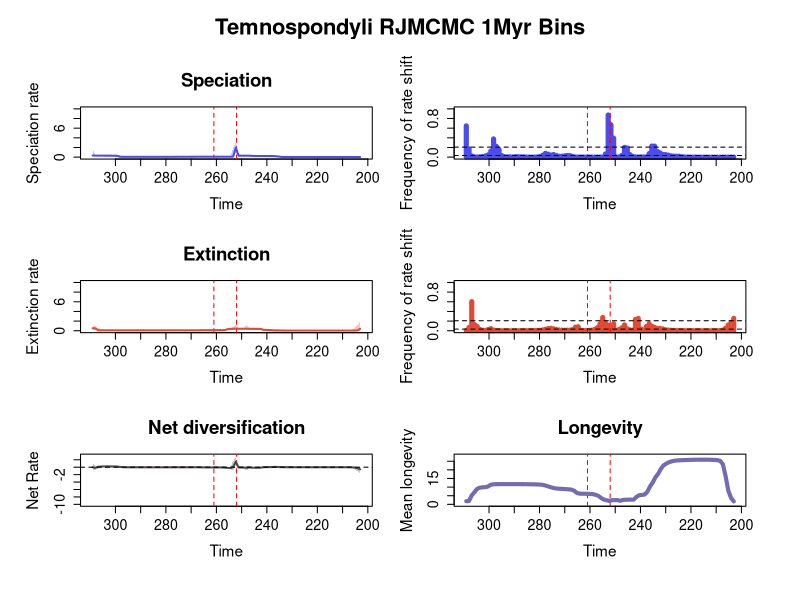

Source code (R):


pdf(file='C:/Users/SimoesLabAdmin/Documents/BDNN_Arielli/temnospondyli/mcmc_no_predictors/A_rjmcmc_sampled_every_20k/RTT_plots_final.pdf', width=11, height=11)
# Note: reducing the width of the pdf by any more will force the x axis tick labels back to every 20 ma from the custom 10 ma
par(mfrow=c(3,2), cex.main=1.7, cex.lab=1.4, cex.axis=1.3,
    oma=c(2, 2, 4, 2))     # outer margins for the entire figure
library(scales)

# Define custom tick positions at 10 MY intervals
x_ticks <- seq(-300, -200, by=10)
x_tick_labels <- abs(x_ticks)

# Calculate positions for the mass extinction events
perm_trias_extinction = -252 # End-Permian mass extinction (252 Ma)
guadalupian_extinction = -261 # Guadalupian extinction (261 Ma)

time=c(-203.049067095, -204.11947328500003,-205.189879475,-206.26028566500003,-207.330691855,-208.40109804500003,-209.471504235,-210.54191042500003,-211.612316615,-212.68272280500003,-213.753128995,-214.82353518500003,-215.893941375,-216.96434756500003,-218.034753755,-219.10515994500003,-220.175566135,-221.24597232500003,-222.316378515,-223.38678470500003,-224.457190895,-225.52759708500002,-226.598003275,-227.66840946500002,-228.738815655,-229.80922184500002,-230.879628035,-231.95003422500002,-233.020440415,-234.09084660500002,-235.161252795,-236.23165898500002,-237.302065175,-238.37247136500002,-239.442877555,-240.51328374500002,-241.583689935,-242.65409612500002,-243.724502315,-244.79490850500002,-245.865314695,-246.93572088500002,-248.006127075,-249.07653326500002,-250.146939455,-251.21734564500002,-252.287751835,-253.35815802500002,-254.428564215,-255.49897040500002,-256.56937659500005,-257.639782785,-258.710188975,-259.780595165,-260.85100135500005,-261.921407545,-262.991813735,-264.062219925,-265.13262611500005,-266.203032305,-267.273438495,-268.343844685,-269.41425087500005,-270.484657065,-271.555063255,-272.625469445,-273.69587563500005,-274.766281825,-275.836688015,-276.907094205,-277.97750039500005,-279.047906585,-280.118312775,-281.188718965,-282.25912515500005,-283.329531345,-284.399937535,-285.470343725,-286.54074991500005,-287.611156105,-288.681562295,-289.751968485,-290.82237467500005,-291.892780865,-292.963187055,-294.033593245,-295.10399943500005,-296.174405625,-297.244811815,-298.315218005,-299.38562419500005,-300.456030385,-301.526436575,-302.596842765,-303.66724895500005,-304.737655145,-305.808061335,-306.878467525,-307.94887371500005,-309.019279905)
rate=c(0.02418712352950747, 0.02416526015265455,0.024158825108776434,0.024158825108776434,0.02415943995885243,0.0241599154402284,0.024159922373254684,0.024160971087713465,0.02416236273161705,0.024163714802773045,0.024165816998243696,0.024173497563970234,0.02418448748147939,0.024199443897796935,0.024211857151744964,0.02422827609694233,0.02424560645142779,0.024282100451159822,0.02432976154912806,0.024387237971664755,0.02452197733084148,0.024848273913091398,0.025303301399661554,0.025725043124976053,0.02619488091959979,0.02690725722673236,0.027983939263885593,0.029221776292478897,0.031386490611770956,0.03724827476612283,0.11624186748875011,0.17702605527303567,0.22349402542492935,0.22550980705800633,0.22600367293589596,0.22721065083005776,0.22762948651966938,0.22859155080988958,0.23094826407749686,0.23770956712983177,0.26072850989505825,0.3011449612107728,0.30510208105407954,0.30398817136319656,0.3039011579877309,0.30852988976270435,1.9264791944227753,0.11697652558664029,0.09246013352731378,0.09156141920772223,0.0914877028632062,0.09143063822501961,0.09142032997410687,0.0913484784923054,0.09120387812715022,0.09105978575314642,0.09085437827543252,0.09062845471960561,0.09056019635412922,0.09047010428520244,0.09020306051797039,0.08779802848773818,0.08476313732432102,0.08245766929734483,0.08091820187770012,0.07976662470257326,0.07858898417196458,0.07607171190433043,0.07372897060372212,0.07182979979080636,0.06848874574843372,0.06534943057909172,0.0640385897081617,0.06366670837916114,0.06354049504923479,0.06347583900377572,0.06344930300223862,0.06344930300223862,0.06349439596345435,0.06365743243227648,0.0638893207610183,0.06434530059821152,0.06460130228545075,0.06473222155492217,0.06498374370406705,0.0651566422906682,0.06543371631401235,0.06633425012641525,0.0729069480926264,0.0924337484396473,0.2842409308746611,0.2981120705283432,0.3037499181389608,0.3073290175291431,0.30847304047137625,0.3085448786818368,0.3086451889975679,0.30876811221883504,0.31189493371347055,0.33793115357445447)
minHPD=c(0.007531274290502142, 0.00753622990671462,0.007649910678998141,0.007567477482754343,0.007568870325054388,0.0075935331977245646,0.007599723887775216,0.007611786846115032,0.007531274290502142,0.007611786846115032,0.007610937465487986,0.007608722545017287,0.0075935331977245646,0.007568870325054388,0.00767755770345168,0.0076189430546379,0.007681191215750186,0.007676875502820546,0.0075631481154083855,0.0075653132366769685,0.00720922649374376,0.006129948152560766,0.003528637487108255,0.005909860015400134,0.00767755770345168,0.007933049017420866,0.008410720735350107,0.00877539142524024,0.00877539142524024,0.008884647015435133,0.011775100905627897,0.015534377258507934,0.08393562410128472,0.08676927190467426,0.08644869312330057,0.08737086855272184,0.08746471071220037,0.08737086855272184,0.08737086855272184,0.08662979920683504,0.09034472932102998,0.1308498410832844,0.20431470543398103,0.20592729753752023,0.20652639546388651,0.1959408564281656,1.0330355184337525,0.045767771168885765,0.050999987743032334,0.05168786169570942,0.05242496715759512,0.05259312456971181,0.05168786169570942,0.051818726264590866,0.05177390067750504,0.05242496715759512,0.051818726264590866,0.05173273493858286,0.05177390067750504,0.05153388033731122,0.05073098643268271,0.0487631720204029,0.04574130679718441,0.04314049643763425,0.04236802517001539,0.04040501526828131,0.03917574169163644,0.03774945929963532,0.0361198889861233,0.03486582005145578,0.028843370990684177,0.024081358420064848,0.024796662644830134,0.025448179697492593,0.02545710383444905,0.02568785653378891,0.02576060163002052,0.026061255316347086,0.027431269756419668,0.027876365593263272,0.029013078658278887,0.03034498080028249,0.031011852646028373,0.030931816626894013,0.031008948438542846,0.030431973216047195,0.02955243941549357,0.022952209044503652,0.030118343362656244,0.03334455065073734,0.04778432224494453,0.07170186587659277,0.1728194656400393,0.1784055917637081,0.18154360207118475,0.17964085602248894,0.17964085602248894,0.17880128655168084,0.16369982109381306,0.16358686547452764)
maxHPD=c(0.04354837535958902, 0.043320489844819496,0.043320489844819496,0.04319850121638267,0.04317903435004532,0.043185160392153386,0.04318132684299908,0.04317903435004532,0.043093514308327203,0.04317903435004532,0.04317903435004532,0.04318132684299908,0.043185160392153386,0.043176240195019644,0.043320489844819496,0.043324995614562906,0.043502893655917446,0.04372179388053163,0.04384514665740728,0.044290896115968,0.04522201552124802,0.04804725824948675,0.07139157257950533,0.09997895953388165,0.11326684484686322,0.12557741394578045,0.1380843130108084,0.14899127776667825,0.17285064214162696,0.24014667443022514,0.2854289250008776,0.3111408687567717,0.3350939741534418,0.330907498737883,0.3292700386070069,0.32861342892822465,0.32861342892822465,0.32892951247820934,0.33112158344904025,0.3415809833162391,0.3972025568018397,0.5044439570982041,0.47599468648264565,0.46511693670603915,0.4652532401866321,0.49966503770517506,3.0241912878913793,1.9002306863483356,0.19295965650523578,0.18270004696486522,0.18274129881169812,0.18251591147339274,0.18144577477629897,0.18126511227531591,0.18067398071667637,0.1808391730265163,0.1796691495305325,0.1790488696206697,0.1790488696206697,0.1791109432148444,0.1790488696206697,0.1763112855366342,0.17112945846795968,0.16553823915919094,0.16321437229038063,0.16026675880293625,0.1578170320570442,0.151084442538062,0.14301220736762094,0.137230120541602,0.12531809883997214,0.10824890720148485,0.10228341678541099,0.10109809586593688,0.10028661538705617,0.10029705305552772,0.10025649123403811,0.10028661538705617,0.10046818039263875,0.09881113018167997,0.09809728255555432,0.09727302933061259,0.09723730325736085,0.09726517453128557,0.09763382509496103,0.09809179624975817,0.10022956997160196,0.17862097983964617,0.30074296601444567,0.3432609950509072,0.42131962680414115,0.4366755666484208,0.4885427280102973,0.46479462829643625,0.4659208194420687,0.4657478429299226,0.46943139082128194,0.47378300739504847,0.5264527671892592,1.528683726773804)
remove_na = !is.na(rate)
time = time[remove_na]
plot(time,time,type = 'n', ylim = c(0, 10), xlim = c(-309.554483,-202.513864), ylab = 'Speciation rate', xlab = 'Time',main='Speciation', xaxt='n') # xaxt removes default x axis

# Add a title to the pdf
title(main="Temnospondyli RJMCMC 1Myr Bins", outer=TRUE, cex.main=2)

# Custom x-axis with 10MY interval ticks
axis(1, at=x_ticks, labels=x_tick_labels, cex.axis=1.3)
# Add vertical lines for mass extinction events
abline(v=perm_trias_extinction, col="red", lty=2) 
abline(v=guadalupian_extinction, col="red", lty=2)

polygon(c(time, rev(time)), c(maxHPD[remove_na], rev(minHPD[remove_na])), col = alpha('#4c4cec',0.3), border = NA)
lines(time,rate[remove_na], col = '#4c4cec', lwd=2)
mids=c(-203.0544731868687, -204.13569156060606,-205.21690993434345,-206.2981283080808,-207.3793466818182,-208.46056505555555,-209.54178342929293,-210.62300180303032,-211.70422017676768,-212.78543855050506,-213.86665692424242,-214.9478752979798,-216.02909367171716,-217.11031204545455,-218.19153041919193,-219.2727487929293,-220.35396716666668,-221.43518554040404,-222.51640391414142,-223.5976222878788,-224.67884066161616,-225.76005903535355,-226.8412774090909,-227.9224957828283,-229.00371415656568,-230.08493253030304,-231.16615090404042,-232.24736927777778,-233.32858765151516,-234.40980602525252,-235.4910243989899,-236.57224277272726,-237.65346114646465,-238.73467952020204,-239.8158978939394,-240.89711626767678,-241.97833464141414,-243.05955301515152,-244.1407713888889,-245.22198976262627,-246.30320813636365,-247.384426510101,-248.4656448838384,-249.54686325757578,-250.62808163131314,-251.7093000050505,-252.79051837878788,-253.87173675252527,-254.95295512626262,-256.03417350000007,-257.1153918737374,-258.1966102474747,-259.27782862121217,-260.3590469949495,-261.4402653686868,-262.52148374242427,-263.6027021161616,-264.68392048989904,-265.76513886363637,-266.8463572373737,-267.92757561111114,-269.00879398484847,-270.0900123585859,-271.17123073232324,-272.25244910606057,-273.333667479798,-274.41488585353534,-275.4961042272728,-276.5773226010101,-277.65854097474744,-278.7397593484849,-279.8209777222222,-280.90219609595965,-281.983414469697,-283.0646328434343,-284.14585121717175,-285.2270695909091,-286.3082879646465,-287.38950633838385,-288.4707247121212,-289.5519430858586,-290.63316145959595,-291.7143798333334,-292.7955982070707,-293.87681658080805,-294.9580349545455,-296.0392533282828,-297.12047170202027,-298.2016900757576,-299.2829084494949,-300.36412682323237,-301.4453451969697,-302.52656357070714,-303.60778194444447,-304.6890003181818,-305.77021869191924,-306.85143706565657,-307.9326554393939,-309.01387381313134)
counts=c(0.001550561797752809, 0.0009662921348314607,0.0005393258426966292,0.00044943820224719103,0.00047191011235955056,0.0002584269662921348,0.00023595505617977528,0.0002696629213483146,0.00021348314606741572,0.00041573033707865167,0.0004606741573033708,0.0006179775280898876,0.0009887640449438202,0.0010112359550561798,0.0011685393258426967,0.0014157303370786517,0.002303370786516854,0.00250561797752809,0.0035393258426966293,0.008224719101123596,0.019112359550561796,0.020617977528089887,0.021280898876404494,0.027157303370786517,0.042853932584269665,0.05302247191011236,0.05543820224719101,0.09149438202247191,0.12021348314606742,0.22886516853932584,0.2297191011235955,0.07376404494382023,0.004887640449438202,0.005044943820224719,0.004887640449438202,0.003056179775280899,0.0063370786516853935,0.014662921348314607,0.05203370786516854,0.18965168539325844,0.20152808988764045,0.034764044943820224,0.004022471910112359,0.003764044943820225,0.39164044943820225,0.6713932584269663,0.8722359550561798,0.06555056179775282,0.00451685393258427,0.0016067415730337078,0.0014831460674157304,0.001101123595505618,0.0017303370786516854,0.0024719101123595504,0.002044943820224719,0.002966292134831461,0.0022247191011235956,0.002112359550561798,0.002764044943820225,0.01357303370786517,0.033134831460674155,0.03451685393258427,0.027089887640449437,0.01955056179775281,0.018348314606741575,0.03506741573033708,0.0540561797752809,0.042853932584269665,0.0608314606741573,0.07877528089887641,0.03995505617977528,0.011191011235955057,0.00447191011235955,0.0020674157303370785,0.0011573033707865169,0.0011123595505617978,0.0026292134831460675,0.005786516853932585,0.006561797752808989,0.010606741573033708,0.008719101123595505,0.0032808988764044945,0.00698876404494382,0.005123595505617978,0.00903370786516854,0.033651685393258426,0.15407865168539325,0.22432584269662922,0.37747191011235953,0.1272247191011236,0.04706741573033708,0.025348314606741574,0.01196629213483146,0.004685393258426966,0.003797752808988764,0.004808988764044944,0.027112359550561797,0.17084269662921348,0.6472584269662921)
plot(mids,counts,type = 'h', xlim = c(-309.554483,-202.513864), ylim=c(0,1), ylab = 'Frequency of rate shift', xlab = 'Time',lwd=5,col='#4c4cec', xaxt='n') # xaxt removes default x axis

# Custom x-axis with 10MY interval ticks
axis(1, at=x_ticks, labels=x_tick_labels, cex.axis=1.3)
# Add vertical lines for mass extinction events
abline(v=perm_trias_extinction, col="red", lty=2) 
abline(v=guadalupian_extinction, col="red", lty=2)

bf2 = 0.03424893048592237
bf6 = 0.2076332959200362
abline(h=bf2, lty=2)
abline(h=bf6, lty=2)

time=c(-203.049067095, -204.11947328500003,-205.189879475,-206.26028566500003,-207.330691855,-208.40109804500003,-209.471504235,-210.54191042500003,-211.612316615,-212.68272280500003,-213.753128995,-214.82353518500003,-215.893941375,-216.96434756500003,-218.034753755,-219.10515994500003,-220.175566135,-221.24597232500003,-222.316378515,-223.38678470500003,-224.457190895,-225.52759708500002,-226.598003275,-227.66840946500002,-228.738815655,-229.80922184500002,-230.879628035,-231.95003422500002,-233.020440415,-234.09084660500002,-235.161252795,-236.23165898500002,-237.302065175,-238.37247136500002,-239.442877555,-240.51328374500002,-241.583689935,-242.65409612500002,-243.724502315,-244.79490850500002,-245.865314695,-246.93572088500002,-248.006127075,-249.07653326500002,-250.146939455,-251.21734564500002,-252.287751835,-253.35815802500002,-254.428564215,-255.49897040500002,-256.56937659500005,-257.639782785,-258.710188975,-259.780595165,-260.85100135500005,-261.921407545,-262.991813735,-264.062219925,-265.13262611500005,-266.203032305,-267.273438495,-268.343844685,-269.41425087500005,-270.484657065,-271.555063255,-272.625469445,-273.69587563500005,-274.766281825,-275.836688015,-276.907094205,-277.97750039500005,-279.047906585,-280.118312775,-281.188718965,-282.25912515500005,-283.329531345,-284.399937535,-285.470343725,-286.54074991500005,-287.611156105,-288.681562295,-289.751968485,-290.82237467500005,-291.892780865,-292.963187055,-294.033593245,-295.10399943500005,-296.174405625,-297.244811815,-298.315218005,-299.38562419500005,-300.456030385,-301.526436575,-302.596842765,-303.66724895500005,-304.737655145,-305.808061335,-306.878467525,-307.94887371500005,-309.019279905)
rate=c(0.4130314146352023, 0.051015764410797734,0.04378287096112472,0.04019509796288638,0.03856850978911769,0.038228648971374964,0.03816546537937909,0.03813903971273122,0.03811903114312526,0.03810586767506108,0.038101866416856936,0.038102478839768424,0.03810586767506108,0.03811607779270446,0.038137777187102886,0.03816021100819254,0.03820883340235487,0.0382918764228614,0.03832626500814389,0.03837303074592044,0.038446111331607594,0.0385599965428783,0.038700114371874046,0.03896644237902143,0.039346982455753514,0.03989204341652407,0.04055205171920674,0.04188986054025788,0.04385110463965587,0.045450184412539354,0.048633994953126966,0.05242818645758376,0.06515276815680826,0.1359066104178435,0.14871479741747773,0.1591566382961101,0.23580843851089847,0.3797432382228385,0.3818809591785406,0.38376830776282234,0.38789770830072035,0.39641423701250345,0.41309135071665554,0.4057304528062148,0.4058017954116231,0.40721565335982646,0.42934076372266594,0.41028248777683274,0.3911921332016697,0.31748101607987245,0.15547256933909454,0.12691952102221551,0.11555013378455205,0.11350646690834712,0.11234685351093987,0.11174835538905911,0.11142331757375938,0.11085987103344361,0.10674423359057167,0.10003080669013095,0.09769863461815678,0.09702328933706246,0.09651765905920567,0.09603542672692414,0.09561816859483319,0.09512501747608797,0.09439239595577381,0.09328131730658662,0.09155646384974052,0.08974525696803241,0.08833611486671605,0.08740840671122742,0.08695406912587861,0.08670315021601521,0.08652797225547787,0.08642262039396771,0.08631331164383954,0.08623560840112904,0.0861677473414658,0.086105686061384,0.08606722870819386,0.08605208761954321,0.08603949776404524,0.08603507121327131,0.08603904646216362,0.08604422861936314,0.08605306768046941,0.08607732886190611,0.0861542834947572,0.08628548405642131,0.08685410752554637,0.08845786460721076,0.08906585079891344,0.08918283200248335,0.0894624726910338,0.09018067551901887,0.09293299500269137,0.09808778156469619,0.5031761103134161,0.5243255149854191)
minHPD=c(0.0029981636438845554, 6.184892426516235e-06,0.002159094752672523,6.184892426516235e-06,0.009111524127604579,0.009957630854288033,0.01092943508589366,0.01092943508589366,0.011051197658184074,0.01092943508589366,0.011035599449806949,0.011051975477775177,0.011080643914757281,0.0110853981644967,0.011087255333831845,0.011035599449806949,0.011076432014019682,0.011072543840926003,0.011059814728801154,0.011044993184485036,0.0110853981644967,0.011051197658184074,0.011097822329980633,0.010485892818468377,0.010314177905774375,0.009235326143916148,0.007706695371059864,0.007663556725564933,0.009758267320137086,0.010077983957248144,0.009128383430344694,0.012891124999270472,0.020922071778256262,0.02519612263995899,0.0265425319205037,0.027467799450976802,0.02857539625086351,0.1483266001990327,0.15531933290345132,0.16362311435711024,0.1673723676173281,0.1731903047630816,0.24919959154229493,0.27614393132088605,0.27614393132088605,0.2750336374527667,0.2666113609253544,0.07910577001631075,0.0775995950065893,0.07345585010230855,0.07211776066664508,0.07026576441563144,0.07034240295089232,0.07016435500638774,0.0700995479515686,0.07034011583684947,0.07026576441563144,0.06934812701216438,0.06618264976037125,0.05945036237733298,0.062355144246523914,0.062417117012657355,0.062403729372750474,0.06180161659550168,0.06231841502954851,0.061137418768980635,0.06118931711304754,0.0581196575011675,0.05545603711224187,0.05109764103880086,0.04899835429595621,0.050990969480381176,0.05297994343468534,0.05320306462965874,0.05448248477132658,0.05481951137916173,0.0555282851320574,0.05545603711224187,0.05551188367122914,0.05551188367122914,0.0555336965783079,0.05551188367122914,0.05551278959853054,0.05552461308849902,0.05560174078693684,0.05559457677712725,0.05559457677712725,0.05552461308849902,0.05552461308849902,0.05549046413368662,0.05259069563211943,0.046001965119303365,0.04849670895210948,0.04986913508978784,0.049662866374372304,0.049812192225909734,0.0506115300909486,0.05057835393149616,0.06531674710016036,0.17194322542077828)
maxHPD=c(1.9043110300383437, 1.0876755309113346,0.5826726748571851,0.27031371897838585,0.07108875687456286,0.0682680692604187,0.0685582354323586,0.06825311490669245,0.06817496998954305,0.06790844555367334,0.06793345967269344,0.06791234684669646,0.06791234684669646,0.06791234684669646,0.06790420442972758,0.0678140543962487,0.06779477554565912,0.06779477554565912,0.06783406082935609,0.06791171133704568,0.06812334336431226,0.06843319128195008,0.06905443465935632,0.06964130721000375,0.07136182489783158,0.07439233262673711,0.08196865229720325,0.12688206607774266,0.16910167057151881,0.19598190382504946,0.26452138191827373,0.3198829258071758,0.3838455200117149,0.41120245825683344,0.41476915100885714,0.41895112515102617,0.4447069659099905,0.5052473033515864,0.5048469938915596,0.5109781208448838,0.5150819005174138,0.5380653077956598,1.3218494329931583,0.5496570435173754,0.5493586821607914,0.5628547215234935,1.1478053352966848,0.745783345070285,0.5621157576157871,0.49338058471802143,0.4373298267289903,0.4080014331477894,0.39222473320144013,0.3868045721857568,0.3831650348550487,0.38231984080995784,0.3817543641234693,0.3801976353425681,0.3658888887311163,0.2655957366373177,0.21998895194183615,0.2140286703009947,0.2113150389092639,0.20860649692859481,0.2079119981734033,0.20508688408099685,0.2026867115459717,0.19400032951296842,0.18127782932004985,0.1589912096605309,0.13424560326372798,0.11943330637359244,0.11701811588520236,0.11545775160845642,0.11537305304087614,0.11507369072978178,0.11518028115706784,0.11475533817010773,0.11455869083150248,0.11436357877886624,0.1143506469396821,0.11430002426184427,0.11428658888247434,0.11428590745301193,0.1143506469396821,0.11436357877886624,0.11436191800620027,0.11436357877886624,0.11468217559167274,0.115215708161325,0.11620177381159257,0.19713728184016713,0.22766673826753814,0.2351495025774724,0.2494422643900455,0.287951353554717,0.4354021496385959,0.5556867456352106,0.8996063365860086,0.9568602996300126)
remove_na = !is.na(rate)
time = time[remove_na]
plot(time,time,type = 'n', ylim = c(0, 10), xlim = c(-309.554483,-202.513864), ylab = 'Extinction rate', xlab = 'Time',main='Extinction', xaxt='n') # xaxt removes default x axis

# Custom x-axis with 10MY interval ticks
axis(1, at=x_ticks, labels=x_tick_labels, cex.axis=1.3)
# Add vertical lines for mass extinction events
abline(v=perm_trias_extinction, col="red", lty=2) 
abline(v=guadalupian_extinction, col="red", lty=2)


polygon(c(time, rev(time)), c(maxHPD[remove_na], rev(minHPD[remove_na])), col = alpha('#e34a33',0.3), border = NA)
lines(time,rate[remove_na], col = '#e34a33', lwd=2)
mids=c(-203.0544731868687, -204.13569156060606,-205.21690993434345,-206.2981283080808,-207.3793466818182,-208.46056505555555,-209.54178342929293,-210.62300180303032,-211.70422017676768,-212.78543855050506,-213.86665692424242,-214.9478752979798,-216.02909367171716,-217.11031204545455,-218.19153041919193,-219.2727487929293,-220.35396716666668,-221.43518554040404,-222.51640391414142,-223.5976222878788,-224.67884066161616,-225.76005903535355,-226.8412774090909,-227.9224957828283,-229.00371415656568,-230.08493253030304,-231.16615090404042,-232.24736927777778,-233.32858765151516,-234.40980602525252,-235.4910243989899,-236.57224277272726,-237.65346114646465,-238.73467952020204,-239.8158978939394,-240.89711626767678,-241.97833464141414,-243.05955301515152,-244.1407713888889,-245.22198976262627,-246.30320813636365,-247.384426510101,-248.4656448838384,-249.54686325757578,-250.62808163131314,-251.7093000050505,-252.79051837878788,-253.87173675252527,-254.95295512626262,-256.03417350000007,-257.1153918737374,-258.1966102474747,-259.27782862121217,-260.3590469949495,-261.4402653686868,-262.52148374242427,-263.6027021161616,-264.68392048989904,-265.76513886363637,-266.8463572373737,-267.92757561111114,-269.00879398484847,-270.0900123585859,-271.17123073232324,-272.25244910606057,-273.333667479798,-274.41488585353534,-275.4961042272728,-276.5773226010101,-277.65854097474744,-278.7397593484849,-279.8209777222222,-280.90219609595965,-281.983414469697,-283.0646328434343,-284.14585121717175,-285.2270695909091,-286.3082879646465,-287.38950633838385,-288.4707247121212,-289.5519430858586,-290.63316145959595,-291.7143798333334,-292.7955982070707,-293.87681658080805,-294.9580349545455,-296.0392533282828,-297.12047170202027,-298.2016900757576,-299.2829084494949,-300.36412682323237,-301.4453451969697,-302.52656357070714,-303.60778194444447,-304.6890003181818,-305.77021869191924,-306.85143706565657,-307.9326554393939,-309.01387381313134)
counts=c(0.2570674157303371, 0.17348314606741572,0.1197752808988764,0.052764044943820226,0.01301123595505618,0.00350561797752809,0.0017865168539325843,0.00149438202247191,0.0009213483146067416,0.0007415730337078652,0.0006067415730337079,0.0006629213483146068,0.0006853932584269663,0.0008539325842696629,0.0011348314606741572,0.0022696629213483145,0.0021573033707865167,0.0014382022471910113,0.0017865168539325843,0.002258426966292135,0.003112359550561798,0.004797752808988764,0.00798876404494382,0.010674157303370787,0.014224719101123596,0.019224719101123597,0.03807865168539326,0.045539325842696626,0.048741573033707866,0.07024719101123596,0.0948876404494382,0.145,0.08789887640449438,0.016213483146067416,0.0361123595505618,0.25502247191011235,0.23504494382022473,0.012258426966292134,0.017370786516853934,0.0389438202247191,0.11991011235955056,0.06079775280898876,0.028247191011235954,0.0039101123595505615,0.14259550561797754,0.06219101123595506,0.11421348314606741,0.1603370786516854,0.2742022471910112,0.14391011235955056,0.06312359550561798,0.027112359550561797,0.011067415730337078,0.008134831460674157,0.00401123595505618,0.004426966292134831,0.009741573033707865,0.08197752808988765,0.0738314606741573,0.023157303370786517,0.012752808988764045,0.011808988764044943,0.011168539325842696,0.011325842696629214,0.01656179775280899,0.024415730337078653,0.039269662921348314,0.04978651685393259,0.04396629213483146,0.031696629213483145,0.016853932584269662,0.008056179775280899,0.006146067415730337,0.004179775280898876,0.0034719101123595504,0.003089887640449438,0.0023932584269662923,0.0018651685393258426,0.001898876404494382,0.0009101123595505618,0.0006853932584269663,0.000550561797752809,0.00047191011235955056,0.0007078651685393258,0.0007303370786516854,0.0010112359550561798,0.002460674157303371,0.004022471910112359,0.014303370786516854,0.043808988764044945,0.026213483146067414,0.0057752808988764046,0.010943820224719101,0.026674157303370787,0.08947191011235955,0.12779775280898875,0.6028426966292135,0.06769662921348314,0.007707865168539326)
plot(mids,counts,type = 'h', xlim = c(-309.554483,-202.513864), ylim=c(0,1), ylab = 'Frequency of rate shift', xlab = 'Time',lwd=5,col='#e34a33', xaxt='n') # xaxt removes default x axis

# Custom x-axis with 10MY interval ticks
axis(1, at=x_ticks, labels=x_tick_labels, cex.axis=1.3) 
# Add vertical lines for mass extinction events
abline(v=perm_trias_extinction, col="red", lty=2) 
abline(v=guadalupian_extinction, col="red", lty=2)

abline(h=bf2, lty=2)
abline(h=bf6, lty=2)

#Net Diversification Rate
time=c(-203.049067095, -204.11947328500003,-205.189879475,-206.26028566500003,-207.330691855,-208.40109804500003,-209.471504235,-210.54191042500003,-211.612316615,-212.68272280500003,-213.753128995,-214.82353518500003,-215.893941375,-216.96434756500003,-218.034753755,-219.10515994500003,-220.175566135,-221.24597232500003,-222.316378515,-223.38678470500003,-224.457190895,-225.52759708500002,-226.598003275,-227.66840946500002,-228.738815655,-229.80922184500002,-230.879628035,-231.95003422500002,-233.020440415,-234.09084660500002,-235.161252795,-236.23165898500002,-237.302065175,-238.37247136500002,-239.442877555,-240.51328374500002,-241.583689935,-242.65409612500002,-243.724502315,-244.79490850500002,-245.865314695,-246.93572088500002,-248.006127075,-249.07653326500002,-250.146939455,-251.21734564500002,-252.287751835,-253.35815802500002,-254.428564215,-255.49897040500002,-256.56937659500005,-257.639782785,-258.710188975,-259.780595165,-260.85100135500005,-261.921407545,-262.991813735,-264.062219925,-265.13262611500005,-266.203032305,-267.273438495,-268.343844685,-269.41425087500005,-270.484657065,-271.555063255,-272.625469445,-273.69587563500005,-274.766281825,-275.836688015,-276.907094205,-277.97750039500005,-279.047906585,-280.118312775,-281.188718965,-282.25912515500005,-283.329531345,-284.399937535,-285.470343725,-286.54074991500005,-287.611156105,-288.681562295,-289.751968485,-290.82237467500005,-291.892780865,-292.963187055,-294.033593245,-295.10399943500005,-296.174405625,-297.244811815,-298.315218005,-299.38562419500005,-300.456030385,-301.526436575,-302.596842765,-303.66724895500005,-304.737655145,-305.808061335,-306.878467525,-307.94887371500005,-309.019279905)
net_rate=c(-0.5609629032404865, -0.24318576335205772,-0.10073729537755335,-0.03634136418336248,-0.018176487894685026,-0.014705777141677652,-0.014117730101008986,-0.013920814158152914,-0.01380720395513796,-0.013734882365648505,-0.013692826678096069,-0.013673230988352138,-0.013659718769089241,-0.013643215727450054,-0.013631372568526959,-0.013612979802691954,-0.013616491443576522,-0.013600760852366604,-0.013483119170800487,-0.013319917189362927,-0.012850419648943382,-0.011524296331125802,-0.009685043126247695,-0.00820286287058657,-0.006635370234931697,-0.004005551996254554,-0.00020393532092685088,0.0018680673181838692,0.005031542538947415,0.018199373232478153,0.04161843207107558,0.08410718769078923,0.07136869274389508,0.03526362678317655,0.029133938454069634,0.02417978849850956,-0.018361173612375353,-0.14749396343595775,-0.14964998821786488,-0.146510977070638,-0.12320946806169751,-0.05356198705234775,-0.16232384921943116,-0.08885992154387069,-0.0890398999273968,-0.06180058347509843,1.468413641277199,0.08219732627193223,-0.24834794201788368,-0.1748147473801095,-0.10328105223279396,-0.07763473573088102,-0.06545746701628256,-0.06170597348440511,-0.05948919332590297,-0.058664961169979435,-0.05840770339838641,-0.057888189397984485,-0.04852416486223214,-0.023963014741327105,-0.013786695752188605,-0.014125670105680237,-0.016373761958315785,-0.018151730170672935,-0.019224289172436734,-0.019524181547465665,-0.019203429256224227,-0.0200809423881323,-0.019286344222644376,-0.01749152715504706,-0.01994583103625293,-0.02338373654353351,-0.024413527500299455,-0.02439669291240666,-0.024213552070294093,-0.024046636948705888,-0.023855176476582206,-0.023695558110297246,-0.02344537178988926,-0.02301251859487697,-0.022534801352745167,-0.021690140129678234,-0.02116389550788343,-0.02088845887815745,-0.020276358708678253,-0.01964035565301384,-0.018179020129492678,-0.01132286805440534,0.025513339835123747,0.07720427536620769,0.1791846732360661,0.19820568024833574,0.20679164628329336,0.21395612258173155,0.21440849356470737,0.20688463446526115,0.17662001763208157,0.12490820639511681,-0.17759876923353024,-0.03381524086096408)
net_minHPD=c(-1.8818046220363187, -1.0673116623645296,-0.5634511506869334,-0.2517703904956368,-0.05067000567173807,-0.04764815553809995,-0.047676926951191884,-0.046594263521239576,-0.046504026402709175,-0.04634524793589088,-0.04626380129155584,-0.04630147545344236,-0.04626380129155584,-0.04626380129155584,-0.04630147545344236,-0.04646743526568907,-0.04659283871819911,-0.04687811897165017,-0.047389040298495486,-0.04817744029308231,-0.050352959530707585,-0.05410780668350986,-0.06580249966388159,-0.05724101766804496,-0.0572904281050636,-0.057169303970091144,-0.060868161328597535,-0.10029874955421339,-0.14800603641204213,-0.1394334882842106,-0.16631142932741208,-0.1722340824140166,-0.20640712722299673,-0.21684922126858772,-0.21844430563038056,-0.2252107001110523,-0.26524708647632633,-0.3494923540674771,-0.3460623621175132,-0.3506393934343154,-0.34535979649040605,-0.32001099510810305,-0.8829376190793021,-0.2675682689353751,-0.2675456044040333,-0.3162591848748595,0.42498129889447256,-0.8380386468122706,-0.5374565979192821,-0.41912308653178654,-0.35191047268784104,-0.3200999318983351,-0.3025410761471953,-0.2938670042614443,-0.29022542766290743,-0.2898599513510083,-0.29024473444265225,-0.2898599513510083,-0.27292944666269126,-0.15657363495561993,-0.11367447805356054,-0.1142200247593694,-0.11436603224952503,-0.12064771594267815,-0.1216343711365741,-0.12164337076067817,-0.12136658421014454,-0.12777726303375017,-0.1177407037076712,-0.09458486556675104,-0.08243487719224937,-0.07867765773416172,-0.07216829082119436,-0.0719289837028095,-0.06955316621986707,-0.06843000249440832,-0.06764018515124573,-0.06719811457635673,-0.06724147890245669,-0.06614640800163751,-0.06461760722995465,-0.06386579505180623,-0.06391104179976635,-0.06385840801601952,-0.06386280970564442,-0.06386579505180623,-0.06666079832069163,-0.07880617063577453,-0.06527035616914728,-0.05846596506892196,-0.038149632925157634,-0.02599808628546707,-0.01382765243842285,0.03879472892484903,0.030937446142514646,-0.01821478597521975,-0.17167266655157348,-0.3048653359715505,-0.6773060167342446,-0.767278387395649)
net_maxHPD=c(0.034154881639850795, 0.03561751538633587,0.03463732213530891,0.03572044001348852,0.02141677985207269,0.01965483499766666,0.018829633761082452,0.019564908800210532,0.01939503317906833,0.0193887499416375,0.019360114087386297,0.019297187028698155,0.019321023156807348,0.019368668606225665,0.01938816394593229,0.019314184483354625,0.019321023156807348,0.0193640786431291,0.0193887499416375,0.019527101174262415,0.019867543479806248,0.023928997519179963,0.04171507723133079,0.07618286811336794,0.08892365864298331,0.10474226558536595,0.12376399425264069,0.13962047981165188,0.15308661596633735,0.23883891625407858,0.2780443303544262,0.29870494825532456,0.2885861376088448,0.27637558268025986,0.2759027329187939,0.2752238037278585,0.27024767219479445,0.061925523376671454,0.05512868063483117,0.05655527058508472,0.11296620723597675,0.24009394405413556,0.20652072578976355,0.12021299832935067,0.11922329340333743,0.17255723825540403,2.636872130895943,1.6606990791706862,0.055418525354517176,0.0452578574602714,0.055049614671057165,0.05650547437266237,0.05733965013111314,0.06032797000856191,0.06094622179601432,0.0605354370122715,0.06046889644854479,0.06122130056482922,0.06762051217411884,0.09266993799558805,0.08795774858946888,0.08087319766726205,0.07919768536093058,0.07441512016495908,0.07441512016495908,0.07441512016495908,0.07443784198662688,0.07120798212067547,0.07081450106157641,0.0679458595521928,0.05261083809339147,0.026965590737829864,0.020839520833921113,0.01719268938229218,0.017188170655527357,0.017260303768082755,0.017136664977149885,0.016990625761050163,0.01618430106138119,0.01620908647939863,0.016990625761050163,0.017196086333553545,0.017305571769474823,0.0180000258197425,0.019091993128962426,0.02093784523579076,0.022606043801451224,0.09065808638393268,0.2170411620598199,0.2634356338808605,0.3428035026184158,0.35066543406257317,0.36100089995099416,0.3988364369721715,0.40731905193300755,0.41510170591147094,0.4081705229080055,0.4021122257116708,0.29615818713418113,1.0131508860008667)
remove_na = !is.na(net_rate)
time = time[remove_na]
plot(time,time,type = 'n', ylim = c(-10, 3), xlim = c(-309.554483,-202.513864), ylab = 'Net Rate', xlab = 'Time',lwd=2, main='Net diversification', col= '#504A4B', xaxt='n') # xaxt removes default x axis

# Custom x-axis with 10MY interval ticks
axis(1, at=x_ticks, labels=x_tick_labels, cex.axis=1.3) 
# Add vertical lines for mass extinction events
abline(v=perm_trias_extinction, col="red", lty=2) 
abline(v=guadalupian_extinction, col="red", lty=2)

polygon(c(time, rev(time)), c(net_maxHPD[remove_na], rev(net_minHPD[remove_na])), col = alpha('#504A4B',0.3), border = NA)
lines(time,net_rate[remove_na], col = '#504A4B', lwd=2)
abline(h=0,lty=2)

time=c(-203.049067095, -204.11947328500003,-205.189879475,-206.26028566500003,-207.330691855,-208.40109804500003,-209.471504235,-210.54191042500003,-211.612316615,-212.68272280500003,-213.753128995,-214.82353518500003,-215.893941375,-216.96434756500003,-218.034753755,-219.10515994500003,-220.175566135,-221.24597232500003,-222.316378515,-223.38678470500003,-224.457190895,-225.52759708500002,-226.598003275,-227.66840946500002,-228.738815655,-229.80922184500002,-230.879628035,-231.95003422500002,-233.020440415,-234.09084660500002,-235.161252795,-236.23165898500002,-237.302065175,-238.37247136500002,-239.442877555,-240.51328374500002,-241.583689935,-242.65409612500002,-243.724502315,-244.79490850500002,-245.865314695,-246.93572088500002,-248.006127075,-249.07653326500002,-250.146939455,-251.21734564500002,-252.287751835,-253.35815802500002,-254.428564215,-255.49897040500002,-256.56937659500005,-257.639782785,-258.710188975,-259.780595165,-260.85100135500005,-261.921407545,-262.991813735,-264.062219925,-265.13262611500005,-266.203032305,-267.273438495,-268.343844685,-269.41425087500005,-270.484657065,-271.555063255,-272.625469445,-273.69587563500005,-274.766281825,-275.836688015,-276.907094205,-277.97750039500005,-279.047906585,-280.118312775,-281.188718965,-282.25912515500005,-283.329531345,-284.399937535,-285.470343725,-286.54074991500005,-287.611156105,-288.681562295,-289.751968485,-290.82237467500005,-291.892780865,-292.963187055,-294.033593245,-295.10399943500005,-296.174405625,-297.244811815,-298.315218005,-299.38562419500005,-300.456030385,-301.526436575,-302.596842765,-303.66724895500005,-304.737655145,-305.808061335,-306.878467525,-307.94887371500005,-309.019279905)
rate=c(1.7048775970947674, 3.7267043472042265,7.955104601036087,16.31617368909301,23.18955917648405,25.22187277808005,25.601684807210937,25.731317320772888,25.807030395368802,25.853705672821146,25.880193298403118,25.888030056435568,25.88726621559945,25.878613229116137,25.862460449371707,25.841470020231473,25.793047540417234,25.717102109170327,25.67899685598657,25.628126965260435,25.557913042097532,25.44874045143391,25.266849017784686,24.91024080541243,24.40075205607164,23.58376562795538,22.53329336523718,20.481988362034052,17.62649314479801,15.654362210139995,12.59236639312283,10.34178382581458,7.194814508331174,5.669409007359601,5.468690173754649,5.295681257210755,4.317387084627907,2.767394584015693,2.737393939376046,2.7156999521972405,2.6669516003193787,2.561984357050718,2.040440452636722,2.4479131876569444,2.4486303991193066,2.425966558388971,1.9579489263936216,2.357511093104032,2.707393589556248,3.57313408769579,4.807142636227682,5.487886160534552,5.881914856684817,6.017349452599693,6.106371730662146,6.144737929127816,6.163876290095808,6.192082875521526,6.57456592898577,7.837117587615808,8.505348843960064,8.695114518574995,8.80481228081619,8.909375029690816,8.996225509108829,9.101044968920888,9.273690544876288,9.568029468774325,10.042932666213554,10.590962391571766,11.047028221482671,11.34802966441383,11.489148367325768,11.556880249703674,11.604953647522803,11.636417519396796,11.665770167306704,11.68530316102202,11.699686613090705,11.712319207485317,11.722879555005386,11.7267026278903,11.728915573083933,11.72965196226603,11.728831118360272,11.727696982055434,11.724837543146766,11.71741943629112,11.689803331885871,11.638925979732484,11.317352997419956,10.307950188568514,9.961612534705722,9.869316637897194,9.644491706482869,8.979698475061396,7.036498456888172,5.138415577250926,1.9503673972984097,1.8341026714086315)
minHPD=c(1.7048775970947674, 3.7267043472042265,7.955104601036087,16.31617368909301,23.18955917648405,25.22187277808005,25.601684807210937,25.731317320772888,25.807030395368802,25.853705672821146,25.880193298403118,25.888030056435568,25.88726621559945,25.878613229116137,25.862460449371707,25.841470020231473,25.793047540417234,25.717102109170327,25.67899685598657,25.628126965260435,25.557913042097532,25.44874045143391,25.266849017784686,24.91024080541243,24.40075205607164,23.58376562795538,22.53329336523718,20.481988362034052,17.62649314479801,15.654362210139995,12.59236639312283,10.34178382581458,7.194814508331174,5.669409007359601,5.468690173754649,5.295681257210755,4.317387084627907,2.767394584015693,2.737393939376046,2.7156999521972405,2.6669516003193787,2.561984357050718,2.040440452636722,2.4479131876569444,2.4486303991193066,2.425966558388971,1.9579489263936216,2.357511093104032,2.707393589556248,3.57313408769579,4.807142636227682,5.487886160534552,5.881914856684817,6.017349452599693,6.106371730662146,6.144737929127816,6.163876290095808,6.192082875521526,6.57456592898577,7.837117587615808,8.505348843960064,8.695114518574995,8.80481228081619,8.909375029690816,8.996225509108829,9.101044968920888,9.273690544876288,9.568029468774325,10.042932666213554,10.590962391571766,11.047028221482671,11.34802966441383,11.489148367325768,11.556880249703674,11.604953647522803,11.636417519396796,11.665770167306704,11.68530316102202,11.699686613090705,11.712319207485317,11.722879555005386,11.7267026278903,11.728915573083933,11.72965196226603,11.728831118360272,11.727696982055434,11.724837543146766,11.71741943629112,11.689803331885871,11.638925979732484,11.317352997419956,10.307950188568514,9.961612534705722,9.869316637897194,9.644491706482869,8.979698475061396,7.036498456888172,5.138415577250926,1.9503673972984097,1.8341026714086315)
maxHPD=c(1.7048775970947674, 3.7267043472042265,7.955104601036087,16.31617368909301,23.18955917648405,25.22187277808005,25.601684807210937,25.731317320772888,25.807030395368802,25.853705672821146,25.880193298403118,25.888030056435568,25.88726621559945,25.878613229116137,25.862460449371707,25.841470020231473,25.793047540417234,25.717102109170327,25.67899685598657,25.628126965260435,25.557913042097532,25.44874045143391,25.266849017784686,24.91024080541243,24.40075205607164,23.58376562795538,22.53329336523718,20.481988362034052,17.62649314479801,15.654362210139995,12.59236639312283,10.34178382581458,7.194814508331174,5.669409007359601,5.468690173754649,5.295681257210755,4.317387084627907,2.767394584015693,2.737393939376046,2.7156999521972405,2.6669516003193787,2.561984357050718,2.040440452636722,2.4479131876569444,2.4486303991193066,2.425966558388971,1.9579489263936216,2.357511093104032,2.707393589556248,3.57313408769579,4.807142636227682,5.487886160534552,5.881914856684817,6.017349452599693,6.106371730662146,6.144737929127816,6.163876290095808,6.192082875521526,6.57456592898577,7.837117587615808,8.505348843960064,8.695114518574995,8.80481228081619,8.909375029690816,8.996225509108829,9.101044968920888,9.273690544876288,9.568029468774325,10.042932666213554,10.590962391571766,11.047028221482671,11.34802966441383,11.489148367325768,11.556880249703674,11.604953647522803,11.636417519396796,11.665770167306704,11.68530316102202,11.699686613090705,11.712319207485317,11.722879555005386,11.7267026278903,11.728915573083933,11.72965196226603,11.728831118360272,11.727696982055434,11.724837543146766,11.71741943629112,11.689803331885871,11.638925979732484,11.317352997419956,10.307950188568514,9.961612534705722,9.869316637897194,9.644491706482869,8.979698475061396,7.036498456888172,5.138415577250926,1.9503673972984097,1.8341026714086315)
remove_na = !is.na(rate)
time = time[remove_na]
plot(time,time,type = 'n', ylim = c(0, 28), xlim = c(-309.554483,-202.513864), ylab = 'Mean longevity', xlab = 'Time',main='Longevity', xaxt='n') # xaxt removes default x axis

# Custom x-axis with 10MY interval ticks
axis(1, at=x_ticks, labels=x_tick_labels, cex.axis=1.3)
# Add vertical lines for mass extinction events
abline(v=perm_trias_extinction, col="red", lty=2) 
abline(v=guadalupian_extinction, col="red", lty=2)

polygon(c(time, rev(time)), c(maxHPD[remove_na], rev(minHPD[remove_na])), col = alpha('#756bb1',0.3), border = NA)
lines(time,rate[remove_na], col = '#756bb1', lwd=4)

n <- dev.off()
